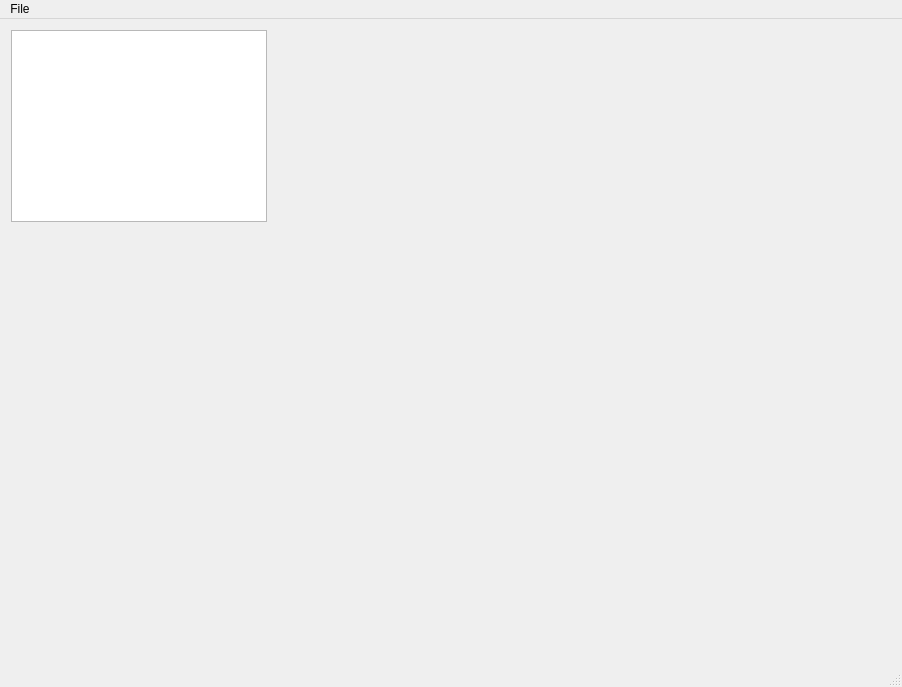
<?xml version="1.0" encoding="UTF-8"?>
<ui version="4.0">
 <class>MainWindow</class>
 <widget class="QMainWindow" name="MainWindow">
  <property name="geometry">
   <rect>
    <x>0</x>
    <y>0</y>
    <width>902</width>
    <height>687</height>
   </rect>
  </property>
  <property name="windowTitle">
   <string>QT Title</string>
  </property>
  <widget class="QWidget" name="centralwidget">
   <widget class="QGraphicsView" name="colorBlock">
    <property name="geometry">
     <rect>
      <x>11</x>
      <y>11</y>
      <width>256</width>
      <height>192</height>
     </rect>
    </property>
    <property name="mouseTracking">
     <bool>false</bool>
    </property>
   </widget>
  </widget>
  <widget class="QMenuBar" name="menubar">
   <property name="geometry">
    <rect>
     <x>0</x>
     <y>0</y>
     <width>902</width>
     <height>26</height>
    </rect>
   </property>
   <widget class="QMenu" name="menuFile">
    <property name="title">
     <string>File</string>
    </property>
   </widget>
   <addaction name="menuFile"/>
  </widget>
  <widget class="QStatusBar" name="statusbar"/>
 </widget>
 <resources/>
 <connections/>
</ui>
